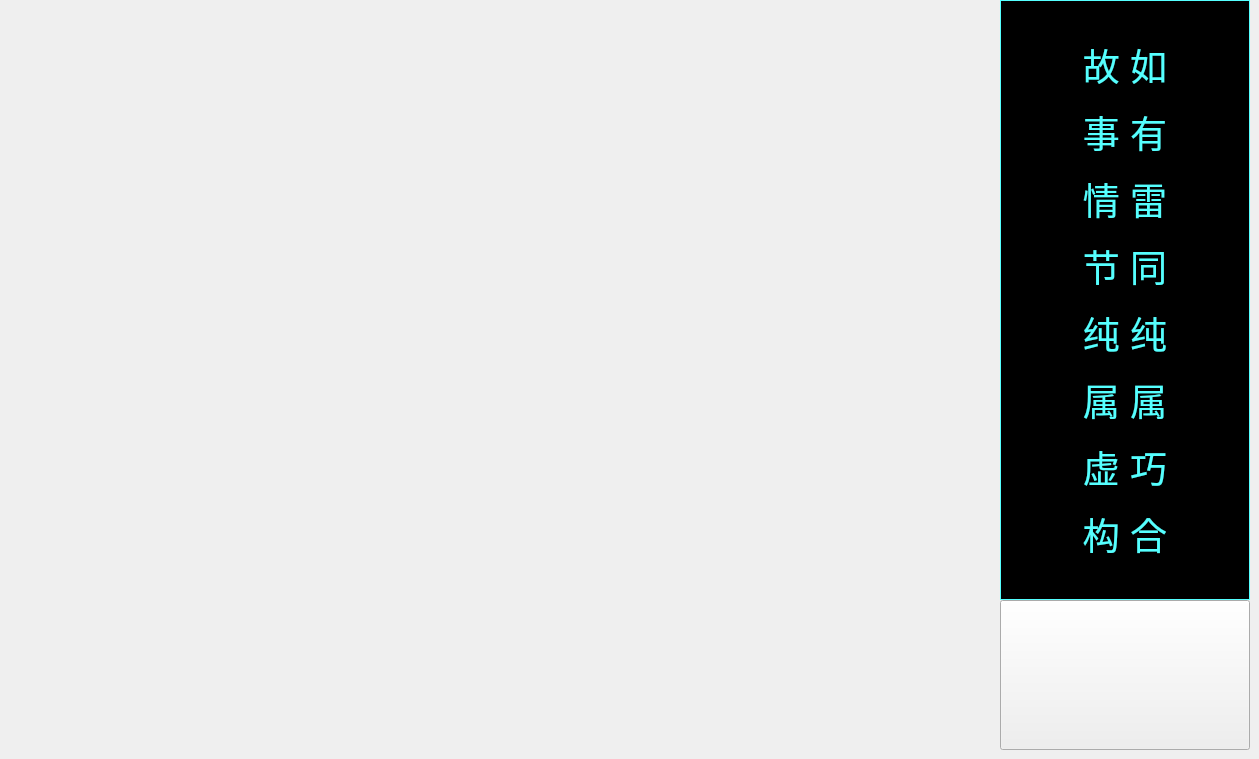
    <widget class="QWidget" name="widget">
     <widget class="QLabel" name="label_6">
      <property name="geometry">
       <rect>
        <x>0</x>
        <y>0</y>
        <width>1000</width>
        <height>750</height>
       </rect>
      </property>
      <property name="sizePolicy">
       <sizepolicy hsizetype="Fixed" vsizetype="Fixed">
        <horstretch>0</horstretch>
        <verstretch>0</verstretch>
       </sizepolicy>
      </property>
      <property name="text">
       <string/>
      </property>
     </widget>
     <widget class="QPushButton" name="jump">
      <property name="geometry">
       <rect>
        <x>1000</x>
        <y>600</y>
        <width>250</width>
        <height>150</height>
       </rect>
      </property>
      <property name="sizePolicy">
       <sizepolicy hsizetype="Fixed" vsizetype="Fixed">
        <horstretch>0</horstretch>
        <verstretch>0</verstretch>
       </sizepolicy>
      </property>
      <property name="styleSheet">
       <string notr="true">border-image: url(:/usualbutton/allpicture/jump.png);</string>
      </property>
      <property name="text">
       <string/>
      </property>
     </widget>
     <widget class="QLabel" name="label_14">
      <property name="geometry">
       <rect>
        <x>1000</x>
        <y>0</y>
        <width>250</width>
        <height>600</height>
       </rect>
      </property>
      <property name="styleSheet">
       <string notr="true">QLabel{border-width: 1px;border-style: solid;border-color: rgb(85, 255, 255); color:rgb(85,255,255)}
QLabel{background:#000000;}</string>
      </property>
      <property name="text">
       <string>&lt;html&gt;&lt;head/&gt;&lt;body&gt;&lt;p align=&quot;center&quot;&gt;&lt;span style=&quot; font-size:28pt;&quot;&gt;故 如&lt;/span&gt;&lt;/p&gt;&lt;p align=&quot;center&quot;&gt;&lt;span style=&quot; font-size:28pt;&quot;&gt;事 有&lt;/span&gt;&lt;/p&gt;&lt;p align=&quot;center&quot;&gt;&lt;span style=&quot; font-size:28pt;&quot;&gt;情 雷&lt;/span&gt;&lt;/p&gt;&lt;p align=&quot;center&quot;&gt;&lt;span style=&quot; font-size:28pt;&quot;&gt;节 同&lt;/span&gt;&lt;/p&gt;&lt;p align=&quot;center&quot;&gt;&lt;span style=&quot; font-size:28pt;&quot;&gt;纯 纯&lt;/span&gt;&lt;/p&gt;&lt;p align=&quot;center&quot;&gt;&lt;span style=&quot; font-size:28pt;&quot;&gt;属 属&lt;/span&gt;&lt;/p&gt;&lt;p align=&quot;center&quot;&gt;&lt;span style=&quot; font-size:28pt;&quot;&gt;虚 巧&lt;/span&gt;&lt;/p&gt;&lt;p align=&quot;center&quot;&gt;&lt;span style=&quot; font-size:28pt;&quot;&gt;构 合&lt;/span&gt;&lt;/p&gt;&lt;/body&gt;&lt;/html&gt;</string>
      </property>
      <property name="alignment">
       <set>Qt::AlignCenter</set>
      </property>
      <property name="wordWrap">
       <bool>true</bool>
      </property>
     </widget>
    </widget>
